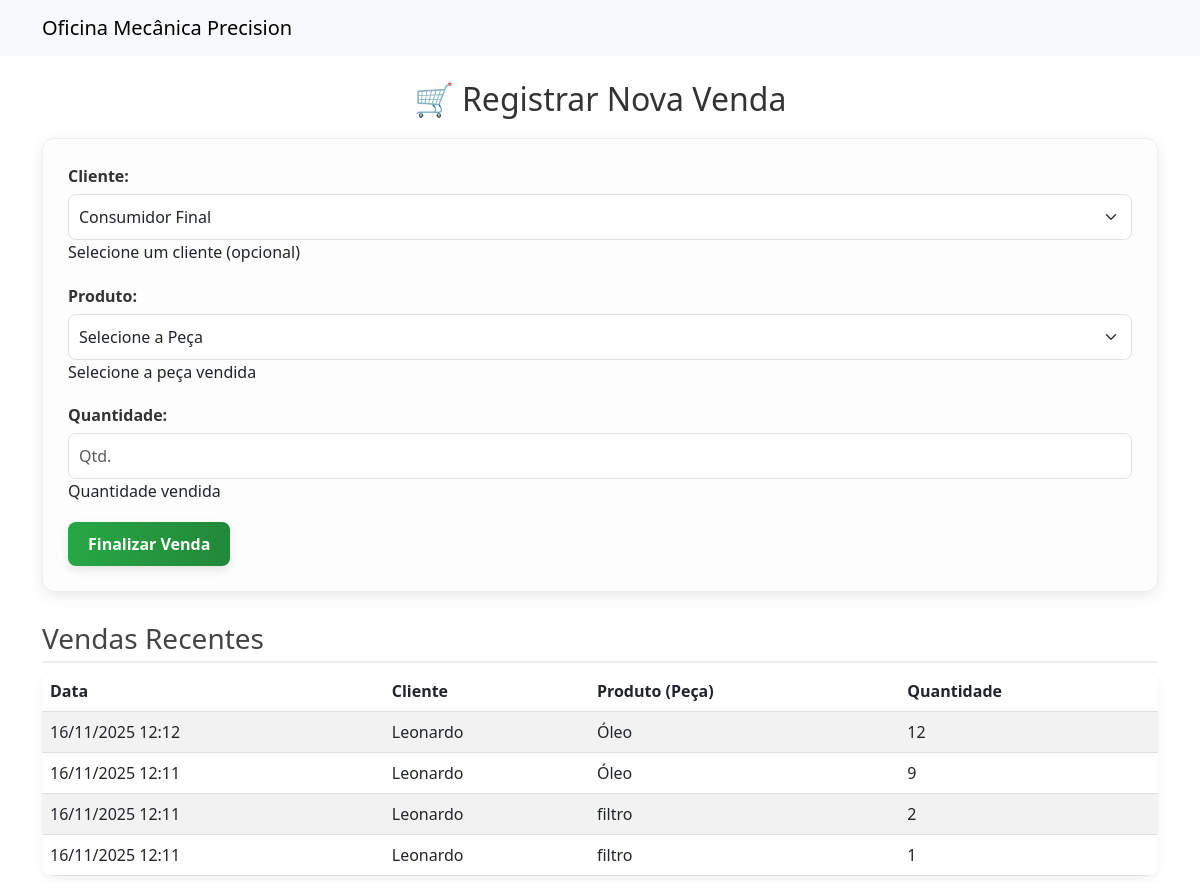
The app's page /vendas/registrar/ with its own data.
### produtos/models.py (models this page shows, shortened)
class Venda(models.Model):
    cliente = models.ForeignKey(
        Cliente,
        on_delete=models.SET_NULL,
        null=True,
        blank=True,
        help_text="Selecione um cliente (opcional)"
    )
    produto = models.ForeignKey(
        'Produto',  # Assume que o modelo Produto está no mesmo app
        on_delete=models.PROTECT,
        help_text="Selecione a peça vendida"
    )
    quantidade = models.PositiveIntegerField(
        help_text="Quantidade vendida"
    )
    data_venda = models.DateTimeField(
        auto_now_add=True,
        verbose_name="Data da Venda"
    )
    class Meta:
        verbose_name = "Venda"
        verbose_name_plural = "Vendas"
        ordering = ['-data_venda']

class Cliente(models.Model):
    nome = models.CharField(max_length=200, help_text="Nome completo do cliente")
    email = models.EmailField(max_length=100, blank=True, null=True)
    telefone = models.CharField(max_length=20, blank=True, null=True)
    def __str__(self):
        return self.nome

class Produto(models.Model):
    peca = models.CharField(max_length=100)
    quantidade = models.IntegerField()
    prateleira = models.CharField(max_length=100)
    codigo = models.IntegerField()
    minimo = models.IntegerField()
    def __str__(self):
        return self.peca

### produtos/views.py (the view)
# urls.py: path('vendas/registrar/', views.registrar_venda, name='registrar_venda'),
def registrar_venda(request):
    if request.method == 'POST':
        form = VendaForm(request.POST)
        if form.is_valid():
            try:
                with transaction.atomic():
                    produto = form.cleaned_data.get('produto')
                    quantidade_vendida = form.cleaned_data.get('quantidade')
                    venda = form.save(commit=False)
                    produto.quantidade -= quantidade_vendida
                    produto.save()
                    venda.save()
                    messages.success(request,
                        f"Venda de {quantidade_vendida}x {produto.peca} registrada! "
                        f"Estoque atualizado para {produto.quantidade}."
                    )
                    return redirect('lista_produtos')
            except Exception as e:
                messages.error(request, f"Ocorreu um erro inesperado: {e}")
        else:
            messages.warning(request, "Não foi possível registrar a venda. Por favor, corrija os erros abaixo.")
    else: # Se for um request GET
        form = VendaForm()
    vendas_recentes = Venda.objects.all().order_by('-data_venda')[:10]
    context = {
        'form': form,
        'vendas_recentes': vendas_recentes
    }
    return render(request, 'produtos/vendas/venda_form.html', context)

### produtos/forms.py (shortened to what this page needs)
class VendaForm(forms.ModelForm):
    class Meta:
        model = Venda
        fields = ['cliente', 'produto', 'quantidade']
        widgets = {
            'cliente': forms.Select(attrs={'class': 'form-select form-control'}),
            'produto': forms.Select(attrs={'class': 'form-select form-control'}),
            'quantidade': forms.NumberInput(attrs={'class': 'form-control', 'min': 1, 'placeholder': 'Qtd.'}),
        }
    def __init__(self, *args, **kwargs):
        super().__init__(*args, **kwargs)
        self.fields['cliente'].empty_label = "Selecione um Cliente (Opcional)"
        self.fields['produto'].empty_label = "Selecione a Peça"
        if not Cliente.objects.filter(nome="Consumidor Final").exists():
             Cliente.objects.create(nome="Consumidor Final", email="consumidor@final.com")
        try:
            consumidor_final = Cliente.objects.get(nome="Consumidor Final")
            self.fields['cliente'].initial = consumidor_final.pk
        except Cliente.DoesNotExist:
            pass # Ignora se não encontrar

### produtos/templates/produtos/vendas/venda_form.html (shortened to what this page needs)
{% extends 'produtos/base.html' %}
{% block content %}
<h2 style="text-align:center; margin-bottom:20px; color: #333;">🛒 Registrar Nova Venda</h2>
<form method="post" class="form-venda">
    {{ form.as_p }}
    <button type"submit" class="btn btn-venda">
        Finalizar Venda
    </button>
</form>
<h3 style="margin-top: 30px; border-bottom: 2px solid #eee; padding-bottom: 5px; color: #444;">Vendas Recentes</h3>
<table class="table table-striped table-hover" style="border-radius: 12px; overflow: hidden; box-shadow: 0 4px 10px rgba(0,0,0,0.05);">
    <thead style="background-color: #f0f2f5;">
        <tr>
            <th>Data</th>
            <th>Cliente</th>
            <th>Produto (Peça)</th>
            <th>Quantidade</th>
        </tr>
    </thead>
    <tbody>
        {% for venda in vendas_recentes %}
        <tr>
            <td>{{ venda.data_venda|date:"d/m/Y H:i" }}</td>
            <td>{{ venda.cliente.nome|default:"Consumidor Final" }}</td>
            <td>{{ venda.produto.peca }}</td>
            <td>{{ venda.quantidade }}</td>
        </tr>
        {% empty %}
        <tr>
            <td colspan="4" style="text-align:center; font-style: italic; color: #777; padding: 20px;">
                Nenhuma venda registrada ainda.
            </td>
        </tr>
        {% endfor %}
    </tbody>
</table>
{% endblock %}

### produtos/templates/produtos/vendas/venda_form.html (style rules this page uses)
.btn-venda { background: linear-gradient(90deg, #28a745, #218838); color: white; font-weight: bold; padding: 10px 20px; border: none; border-radius: 8px; transition: all 0.3s ease; box-shadow: 0 4px 10px rgba(0,0,0,0.1); }
.form-venda { margin-bottom: 30px; padding: 25px; background: #fdfdfd; border-radius: 12px; box-shadow: 0 4px 15px rgba(0,0,0,0.08); border: 1px solid #eee; }
.form-venda p { margin-bottom: 1.2rem; }
.form-venda label { font-weight: 600; margin-bottom: 6px; display: block; color: #333; }
.form-control, .form-select { border-radius: 8px; padding: 10px; }

### records on screen
Venda: data_venda "16/11/2025 12:12", cliente.nome "Leonardo", produto.peca "Óleo", quantidade "12"
Venda: data_venda "16/11/2025 12:11", cliente.nome "Leonardo", produto.peca "Óleo", quantidade "9"
Venda: data_venda "16/11/2025 12:11", cliente.nome "Leonardo", produto.peca "filtro", quantidade "2"
Venda: data_venda "16/11/2025 12:11", cliente.nome "Leonardo", produto.peca "filtro", quantidade "1"
